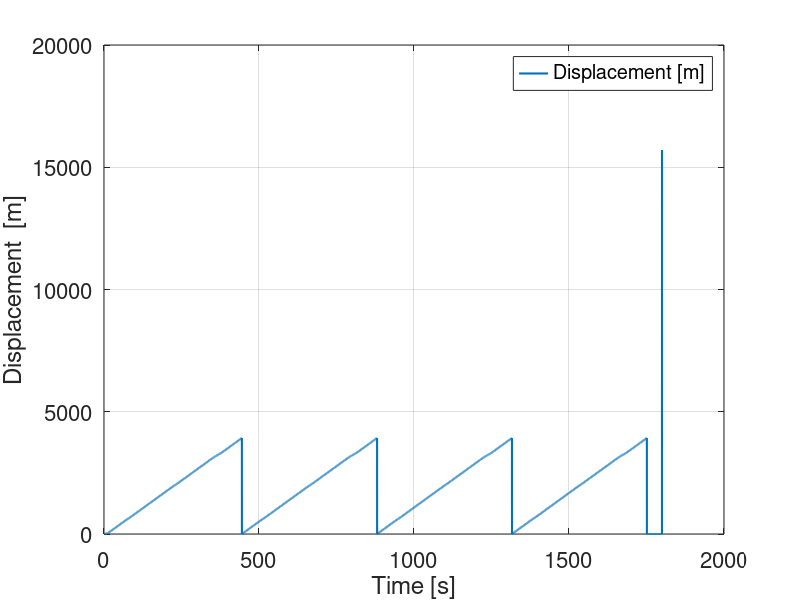
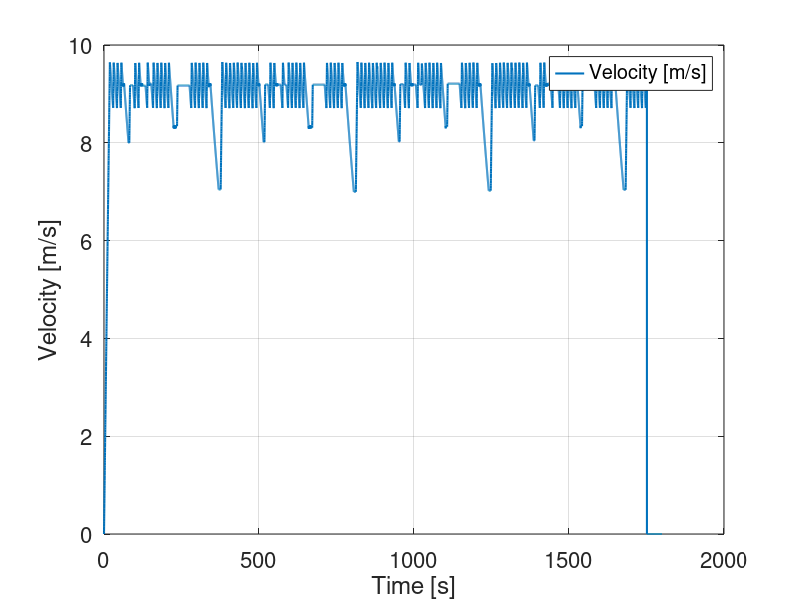

These charts were generated, in order, by the following MATLAB code:
% SHELL TRACK PROFILE WITH HYPERMILING (updated 2.4.26)
% By Jordan Jeong
% Mines team 2026

% This code will use the track profile, and hypermile whenever on
% straightaways or when the turns are wide and big enough to warrent it

% Improved track profile for SHELL ECOMARATHON
% By Jordan Jeong and Co.
% Mines 2026 Team

% This is to basically convert the track profile, and make the velocity
% profile more smoother and would coast down to specific speeds instead of
% braking to a certain speed

% This requires to understand where and how far the throttle would have to
% be let go to coast down to the correct speed 
%

% FOR TURNS 1, 7 and 13

% TRACK LENGTH = 3.926 km per lap (2.439 mi), or 15.704 total four laps (9.756 mi).

clear; clc; format short;

rho = 1.004;           % [kg/m^3] Air density in Colorado
rad = (2*pi/60);      % Conversion factor for RPM to rad/sec (not used currently)
g = 9.81;             % [m/s^2] gravity
V = 48;               % [V] Voltage of car
I_max =1;           % [A] Current of car
C_d = 0.1;            % Drag Coeff
C_rr = 0.0056;         % Rolling Coeff.
Wd = [61,61,65] ./ 2.205; % [kg] Weight Distribution [FL,FR,R]
m = sum(Wd) - 1;          % [kg] total weight of car
h_aero = 0.375;       % [m] height of aero 
h_cg = h_aero;        % assume CoM height same as aero height
RWD = Wd(3) / m;       % [Weight fraction on rear axle]
T_motor = 1.49; % [N-m] Torque output from the motor
gr = 8; % Gear Ratio
T_out = T_motor * gr; % [N-m] Torque output after gearing
% no grade, no wind, 3 wheels

% Tire jawn
r_w = 0.203;          % [m] radius of rim
r_t = 0.2413;         % [m] outer radius of tire
m_t = 0.35;           % [kg] tire mass (one)
m_w = 0.65;           % [kg] wheel mass (one)
m_as = m_t + m_w;     % [kg] wheel assembly mass
l_wb = 1.397;         % [m] distance between two axles
I_w = 0.5 * m_w * r_w^2;                       % [kg*m^2] MOI wheel
I_t = 0.5 * m_t * (r_t^2 + r_w^2);             % [kg*m^2] MOI tire
I_tot = I_t + I_w;                             % [kg*m^2] TOTAL MOI
mu_t = 0.7;                                     % coeff. friction tire

% For the coasting before entering turns
isCoasting = false;
mode = "drive";   % drive | coast | hold



% FOR EFFICIENCY VALUE, REPLACE THIS -------------------------------------
T_eff = 1;          % transmission efficiency

A_f = 0.71;             % [m^2] frontal area
P_max = V * I_max;     % [W] motor input
P_maxwh = T_eff * P_max; % [W] available at wheels (approx)

% Traction-limited force (static formula); keep denominator safe
F_maxf = (mu_t*RWD*m*g) / (1 - ((mu_t*h_cg)/l_wb)); % [N] Rear axle tractive force

% Equivalent mass including rotating inertia
m_eq = m + 3 * (I_tot * (1/r_w)^2); % [kg] mass equivalent

% Time vector (seconds)
t = 0:.1:1800; % 30 minutes at .1-second steps

% Pre-allocate arrays
N = length(t);
F_drag = zeros(1,N);
P_drag = zeros(1,N);
F_rr = zeros(1,N);
P_rr = zeros(1,N);
F_inertia = zeros(1,N);
P_inertia = zeros(1,N);
F_maxwh = zeros(1,N);
F_req = zeros(1,N);
P_x = zeros(1,N);
v = zeros(1,N);
a = zeros(1,N);
x = zeros(1,N);

% Initial condition: start from rest (explicit)
v(1) = 0;
x(1) = 0;
dt = .1;

% FOR HYPERMILING, Hypermiling will probably only apply for straights
% and MAYBE for turns big enough to go at the straight speeds, this will be
% straight 1, turn 3, straight 3, turn 11, turn 14, straight 7
v_max = 21.5 / 2.237;
v_min = 19.5 / 2.237;




v_st = 20.5/ 2.237 ; % velocity on straights (20 mph, will be based on what the turn velocities are)

v_st1 = v_st; % STRAIGHT BETWEEN START AND 1

v_1 = 8; % velocity on turn 1 [m/s]

v_2 = v_st; % velocity on turn 2

v_3 = v_st; % turn 3 is found to be big enough to hypermile

v_4 = v_st; % TURN 4

v_st2 = v_st; % STRIAGHT BETWEEN 4 AND 5

v_5n6 = v_st; % 5 AND 6 CHICANE

v_st3 = v_st; % STRAIGHT BETWEEN 6 AND 7 (HAHAHA)

v_7 = 8.3; % TURN 7 [m/s]

v_st4 = v_st; % STRAIGHT BETWEEN 7 AND 8

v_8n9 = v_st; % 8 AND 9 CHICANE

v_st5 = v_st; % STRAIGHT BETWEEN 9 AND 10

v_10 = v_st; % TURN 10

v_11 = v_st; % TURN 11 (PRETTY MUCH A STRAIGHT)

v_12 = v_st; % TURN 12

v_st6 = v_st; % STRAIGHT BETWEEN 12 AND 13 (might delete since so small and going into toughest corner)

v_13 = 7; % TURN 13 [m/s]

v_14 = v_st; % TURN 14 (STRAIGHT)

v_st7 = v_st; % STRAIGHT BETWEEN 14 AND FINISH


lap_num = 1; % number of laps completed, once hits lap 5, race will end

isPulsing = true;

for i = 1:N-1
    % aerodynamic force (N)
    F_drag(i) = 0.5 * rho * C_d * A_f * v(i)^2;
    P_drag(i) = F_drag(i) * v(i);
    % Rolling resistance (N) and power
    F_rr(i) = C_rr * m * g;
    P_rr(i) = F_rr(i) * v(i);

    % Avoid division by zero for v == 0: at zero speed power cannot
    % be used directly to compute force (P/v), so treat as not power-limited.

        if v(i) <= 0
        F_maxwh(i) = Inf;
    else
        F_maxwh(i) = P_maxwh / v(i);
    end

    % Determine limiter: powertrain or traction
    if F_maxwh(i) < F_maxf
        F = F_maxwh(i);
    else
        F = F_maxf;
    end
    F = T_out / r_t; % this is because I am pretty sure we are always gearing limited, w a gear ratio of 8, nominal torque

    % THIS IS THE COASTDOWN DISTANCE SOLVING: BASCIALLY HAD TO DERIVE THE
    % VEL. PER TIME TO CHANGE TO DIST. PER VELOCITY. LMK IF YOU WANT THE
    % ACTUAL DERIVATION, BUT THE s_... IS THE DERIVATION AND SOLUTION FOR
    % IT, b AND c ARE FOR CONSTANT HOLDERS
    
    b = C_rr * m * g;
    c = 0.5 * rho * C_d * A_f;

    s_1 = m_eq / 2 / c * log(( b + c * v_st1^2)/( b + c * v_1^2));

    s_7 = m_eq / 2 / c * log(( b + c * v_st^2)/( b + c * v_7^2));

    s_13 = m_eq / 2 / c * log(( b + c * v_12^2)/( b + c * v_13^2));
    
    % This is to find distance from hypermiling max speed to normal speed,
    % this is to make sure that we get back to normal speed on time without
    % any issues 
    s_hype = m_eq / 2 / c * log(( b + c * v_max^2) / (b + c * v_st^2) );

    % FOR STRAIGHT 1 (HYPERMILING)
    if x(i) < 636 - s_1 - s_hype
            if isPulsing == true % if speeding up
                if v(i) >= v_max
                    isPulsing = false;
                    F = 0;
                end
            else %if Slowing down
                F = 0;
                if v(i) <= v_min 
                    isPulsing = true;
                    F = T_out / r_t;
                end
            end % end of pulsing if else
    end

    % Coast off Hypermiling
    if x(i) >= 636 - s_1 - s_hype && x(i) < 636 - s_1
        v_use = v_st1;
        if v(i) < v_use
            F = T_out / r_t;
        else
            F = 0;
        end
    end


    % COAST INTO TURN 1
    if x(i) >= 636 - s_1 && x(i) < 636
        mode = "coast";
        F = 0;
    end
    
    % TURN 1
    if x(i) >= 636 && x(i) < 656
        mode = "hold";
        F = F_drag(i) + F_rr(i);   % constant-speed corner
    end

    %For turn 2 (maintain v_2)
    if x(i)>= 656 && x(i) < 765
        v_use = v_2;
        if v(i) < v_use
            F = T_out / r_t;
        else
            F = F_drag(i) + F_rr(i);
        end
            
    end
    
    % For turn 3 (can Hypermile)
    if x(i) >= 765 && x(i) < 1040 - s_hype
        v_use = v_3;
            if isPulsing == true % if speeding up
                if v(i) >= v_max
                    isPulsing = false;
                    F = 0;
                end
            else %if Slowing down
                F = 0;
                if v(i) <= v_min 
                    isPulsing = true;
                    F = 11.92 / r_t;
                end
            end % end of pulsing if else
    end

    % Approaching turn 4
    if x(i) >= 1040 - s_hype && x(i) < 1040
        v_use = v_3;
        if v(i) < v_use
            F = T_out / r_t;
        else
            F = 0;
        end
    end
    

    % For turn 4
    if x(i) >= 1040 && x(i) < 1135
        v_use = v_4;
        if v(i) < v_use 
            F = T_out / r_t;
        else
            F = F_drag(i) + F_rr(i);
        end
    end

    % For straight 2 (can hypermile)
    if x(i) >= 1135 && x(i) < 1249 - s_hype
        v_use = v_st2;
            if isPulsing == true % if speeding up
                if v(i) >= v_max
                    isPulsing = false;
                    F = 0;
                end
            else %if Slowing down
                F = 0;
                if v(i) <= v_min 
                    isPulsing = true;
                    F = T_out / r_t;
                end
            end % end of pulsing if else
    end

    % Turn 5 approach
    if x(i) >= 1249- s_hype && x(i) < 1249
        v_use = v_st2;
        if v(i) < v_use
            F = T_out / r_t;
        else
            F = 0;
        end
    end
    % For turn 5 and 6 chicane
    if x(i) >= 1249 && x(i) < 1305
        v_use = v_5n6;
        if v(i) < v_use 
            F = T_out / r_t;
        else
            F = F_drag(i) + F_rr(i);
        end
    end

    % For straight 3 (Hypermile) 
    if x(i) >= 1305 && x(i) < 2019 - s_7 - s_hype
        v_use = v_st3;
            if isPulsing == true % if speeding up
                if v(i) >= v_max
                    isPulsing = false;
                    F = 0;
                end
            else %if Slowing down
                F = 0;
                if v(i) <= v_min 
                    isPulsing = true;
                    F = T_out / r_t;
                end
            end % end of pulsing if else
    end

    % For approaching turn 7 (turn off hypermiling)
    if x(i) >= 2019 - s_7 - s_hype && x(i) < 2019 - s_7
        mode = "coast";
        F = 0;
    end
    % For coasting before turn 7
    if x(i) >= 2019 - s_7 && x(i) < 2019
        v_use = v_7;
        if v(i) < v_use
            F = T_out / r_t;
        else
            F = 0;
        end
    end
    

    % For turn 7
    if x(i) >= 2019 && x(i) < 2054
        v_use = v_7;
        mode = "hold";
        F = F_drag(i) + F_rr(i);   % constant-speed corner
    end

    % For straight 4 (Will not hypermile b/c too small)
    if x(i) >= 2054 && x(i) < 2155
        v_use = v_st4;
        if v(i) < v_use
            F = T_out / r_t;
        else
            F = F_drag(i) + F_rr(i);
        end

    end

    % For turn 8 and 9 chicane
    if x(i) >= 2155 && x(i) < 2315
        v_use = v_8n9;
        if v(i) < v_use 
            F = T_out / r_t;
        else
            F = F_drag(i) + F_rr(i);
        end
    end

    % For straight 5 (No hypermiling b/c too short)
    if x(i) >= 2315 && x(i) < 2393
        v_use = v_st5;
        if v(i) < v_use
            F = T_out / r_t;
        else
            F = F_drag(i) + F_rr(i);
        end
    end

    % For turn 10
    if x(i) >= 2393 && x(i) < 2423
        v_use = v_10;

        if v(i) < v_use 
            F = T_out / r_t;
        else
            F = F_drag(i) + F_rr(i);
        end
    end

    % For turn 11 (Hypermile)
    if x(i) >= 2423 && x(i) < 3256 - s_13 - s_hype
        v_use = v_11;
            if isPulsing == true % if speeding up
                if v(i) >= v_max
                    isPulsing = false;
                    F = 0;
                end
            else %if Slowing down
                F = 0;
                if v(i) <= v_min 
                    isPulsing = true;
                    F = T_out / r_t;
                end
            end % end of pulsing if else
    end
    
    % Approaching turn 12
    if x(i) >= 3256 - s_hype - s_13 && x(i) < 3256 - s_13
        v_use = v_11;
        if v(i) < v_use
            F = T_out / r_t;
        else
            F = 0;
        end
    end

    % For prep for turn 13 *has to coast through turn 12
    if x(i) >= 3256 - s_13 && x(i) < 3256
        F = 0;
    end

    % For turn 13
    if x(i) >= 3256 && x(i) < 3301
        v_use = v_13;
        mode = "hold";
        F = F_drag(i) + F_rr(i);   % constant-speed corner
    end
    
    % For turn 14 and st 7
    if x(i) >= 3301 && x(i) < 3926
        v_use = v_14;
            if isPulsing == true % if speeding up
                if v(i) >= v_max
                    isPulsing = false;
                    F = 0;
                end
            else %if Slowing down
                F = 0;
                if v(i) <= v_min 
                    isPulsing = true;
                    F = T_out / r_t;
                end
            end % end of pulsing if else
    end
    
    % This value is for the transmission efficiency (change as you expect)

    F_real = F * T_eff;

    % Check if lap is complete
    if x(i) > 3926
        lap_num = lap_num + 1;
        x(i) = x(i) - 3926;
    end

    % Check if four laps has been completed (RACE HAS BEEN DONE)
    if lap_num == 5
        disp('Exiting loop because four laps have been completed!')
        Time_comp = t(i) / 60 % THIS IS THE COMPLETION TIME IN MINUTES
        break
    end
    a(i) = (F_real - F_rr(i) - F_drag(i)) / m_eq;
    % protect against tiny negative accelerations causing small negative speeds
    v(i+1) = max(0, v(i) + a(i) * dt);

    % position update (explicit Euler)

    x(i+1) = x(i) + v(i) * dt;

    % inertia force and power
    F_inertia(i) = m_eq * a(i);
    P_inertia(i) = F_inertia(i) * v(i);

    % total required force and power
    F_req(i) = F;
    P_x(i) = F_req(i) * v(i);
end


% Energy used (integrate positive power only)
Energy_kWh = trapz(t, max(P_x, 0)) / (3600 * 1000); % [kWh]

% Convert displacement to miles correctly and compute efficiency mi/kWh
m_to_mi = 1/1609.344;
distance_miles = 15704 * m_to_mi;
if Energy_kWh > 0
    eff_mi_per_kWh = distance_miles / Energy_kWh;
else
    eff_mi_per_kWh = NaN;
end
x(end) = 15704;
fprintf('Distance [m]: %.1f  Distance [mi]: %.4f  Energy [kWh]: %.4f  Eff [mi/kWh]: %.4f\n',...
    x(end), distance_miles, Energy_kWh, eff_mi_per_kWh)

% Displacement plot
figure('Name', 'Displacement vs Time');
set(gca,'FontSize',16);
set(0, 'DefaultLineLineWidth', 1.5);
hold on; grid on; box on;
plot(t, x ,'DisplayName', 'Displacement [m]');
xlabel('Time [s]');
ylabel('Displacement  [m]');
legend

% velocity plot
figure('Name', 'Velocity vs Time');
set(gca,'FontSize',16);
set(0, 'DefaultLineLineWidth', 1.5);
hold on; grid on; box on;
plot(t, v ,'DisplayName', 'Velocity [m/s]');
xlabel('Time [s]');
ylabel('Velocity [m/s]');
legend
